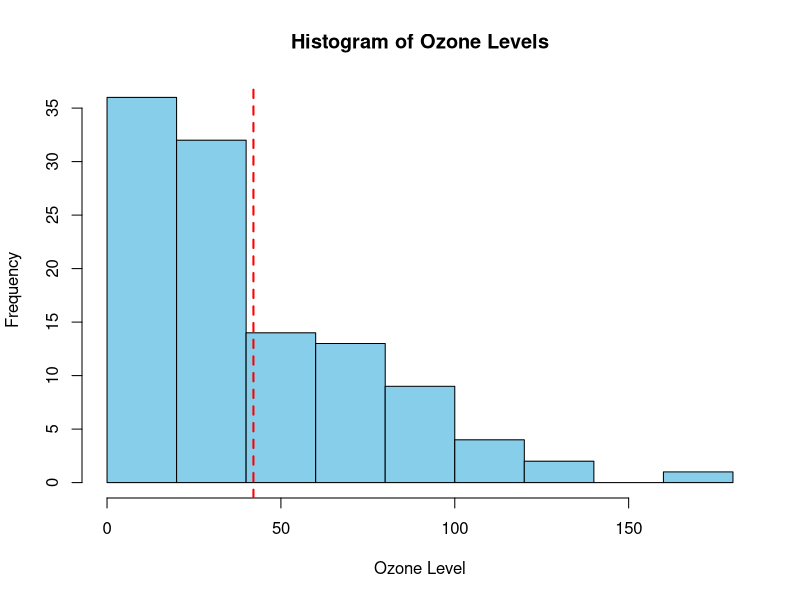
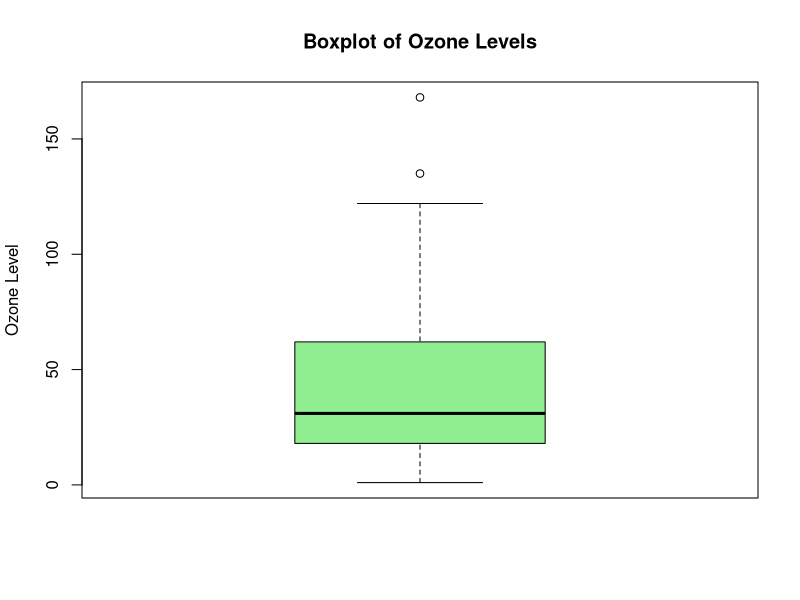

R code for these plots, in order:
# Load the AirQuality dataset
data("airquality")  

# View first few rows and summary statistics
head(airquality)    
summary(airquality) 

# Remove missing values
airquality <- na.omit(airquality)

# Remove rows where Ozone is NA
airquality <- subset(airquality, !is.na(Ozone))

# Now calculate the statistics
sample_mean <- mean(airquality$Ozone)
median_ozone <- median(airquality$Ozone)
std_dev <- sd(airquality$Ozone)
n <- length(airquality$Ozone)

# Print values
cat("Mean Ozone Level:", sample_mean, "\n")
cat("Median Ozone Level:", median_ozone, "\n")
cat("Standard Deviation:", std_dev, "\n")


# Histogram of Ozone Levels
hist(airquality$Ozone, 
     main="Histogram of Ozone Levels", 
     xlab="Ozone Level", 
     col="skyblue", 
     border="black", 
     breaks=10)

# Add a red dashed line for the sample mean
abline(v=sample_mean, col="red", lwd=2, lty=2)

# Boxplot of Ozone Levels
boxplot(airquality$Ozone, 
        main="Boxplot of Ozone Levels", 
        ylab="Ozone Level", 
        col="lightgreen")

# 3. Hypothesis Testing: One-Sample t-Test

# Null Hypothesis (H₀): μ = 50 (Ozone levels are 50 on average)
# Alternative Hypothesis (H₁): μ ≠ 50 (Ozone levels differ from 50)

t_test_result <- t.test(airquality$Ozone, mu = 50, alternative = "two.sided")
print(t_test_result)

# 4. Hypothesis Testing: Two-Sample t-Test (May vs June)

# Extract Ozone levels for May and June
may_ozone <- airquality$Ozone[airquality$Month == 5]
june_ozone <- airquality$Ozone[airquality$Month == 6]

# Perform two-sample t-test
t_test_months <- t.test(may_ozone, june_ozone, var.equal = TRUE)
print(t_test_months)

# 5. Z-Score Calculation

# Z-score Formula: Z = (X̄ - μ) / (σ / sqrt(n))
population_mean <- 50  # Assumed population mean for hypothesis testing

z_score <- (sample_mean - population_mean) / (std_dev / sqrt(n))
cat("Z-Score:", z_score, "\n")

# Interpretation: If |Z| > 1.96 (for 95% confidence level), reject H₀.
